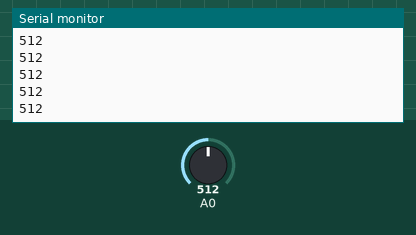
Bench run of a sketch on a simulated Arduino Uno, built with avr-gcc and run on an emulated ATmega328P. Shown: the last lines printed to the serial monitor. The inputs (shaded band) are chosen by the test bench; at power-on: A0 = 512.

Above: at 1.2 s.
1.3 s: A0 set to 716
At 1.31 s:
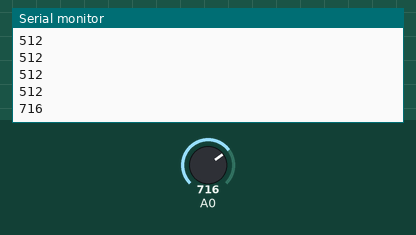
2.8 s: A0 set to 900
At 2.81 s:
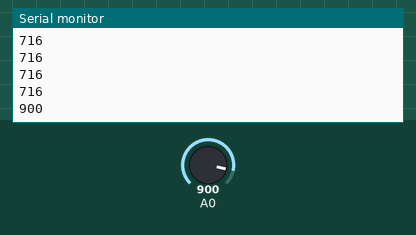
Timing chart, 0 to 5.8 s (numbered marks = the images above; inputs shaded):
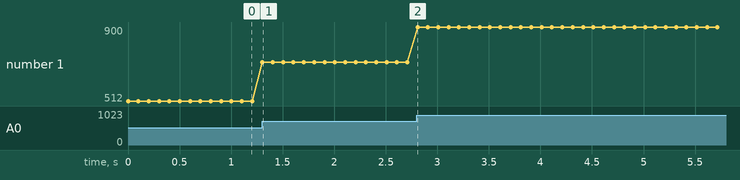

The sketch:

arduino.ino
```cpp
void setup() {
  Serial.begin(57600);
}

void loop() {
  int val = analogRead(A0);
  Serial.println(val);
  // make sure to wait at least 20 ms,
  // to not overwhelm p5 running at 60 fps
  delay(100);
}
```

Measured:
- after the input at 1.3 s, the serial monitor: prints a new line at once (image 1)
- after the input at 2.8 s, the serial monitor: prints a new line at once (image 2)
- plotted number 1: 512 → 716 after the input at 1.3 s, 716 → 900 after the input at 2.8 s
